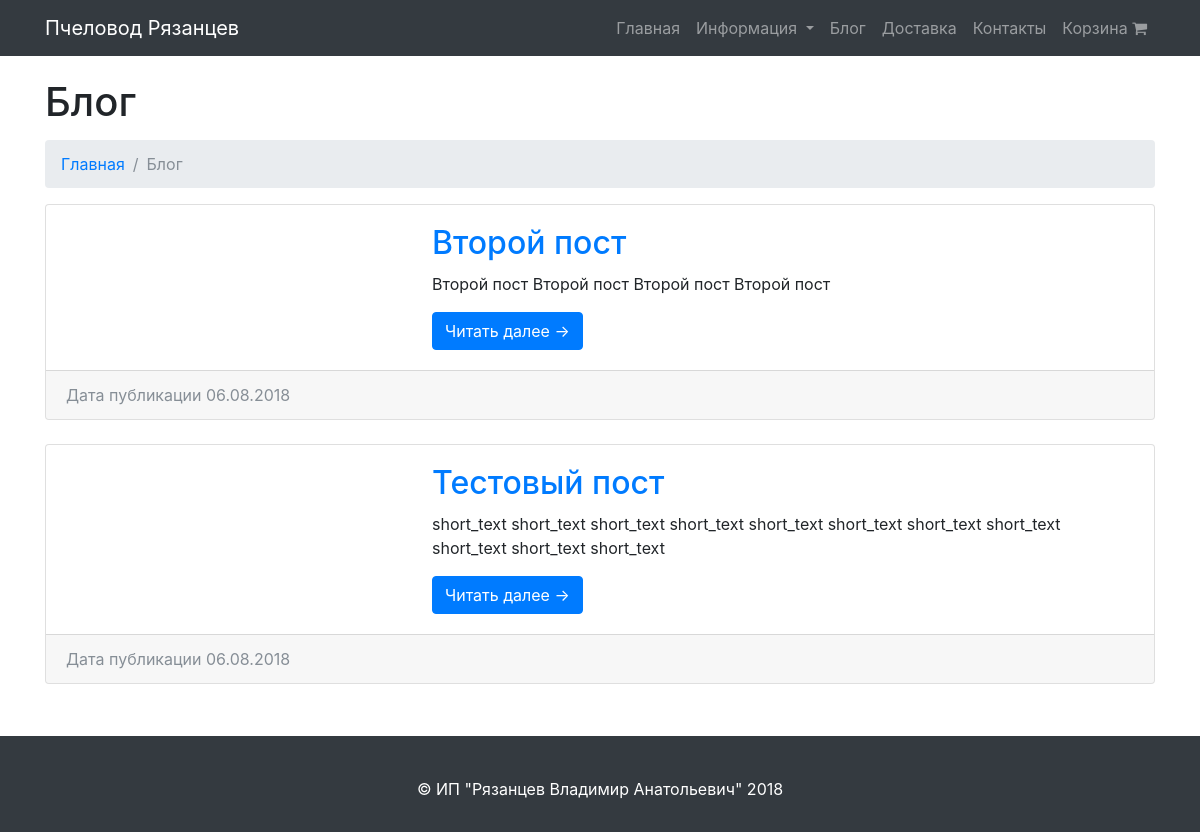
Screenshot of /blog/ with the database file from the repository.
### store/models.py (models this page shows, shortened)
class Post(models.Model):
    title = models.CharField(max_length=500, default="Title")
    title_image = models.ImageField(upload_to="title_images")
    date = models.DateTimeField(default=timezone.now)
    update_date = models.DateTimeField(default=timezone.now)
    short_text = models.TextField()
    content = RichTextUploadingField('contents')

### store/views.py (the view)
# urls.py: 3. Add a URL to urlpatterns:  url(r'^blog/', include(blog_urls))
def blog(request):
    cart_item_list = get_cart_item_list(request)
    posts = Post.objects.all().order_by('-date')
    return render(
        request,
        "store/blog.html",
        {
            "cart_size": len(cart_item_list),
            "posts": posts
        }
    )

### store/views.py (called while the page is built)
def get_cart_item_list(request):
    if not request.session.session_key:
        request.session.save()
    cart = Cart.objects.get_or_create(session_key=request.session.session_key)[0]
    return CartItem.objects.filter(cart=cart)

### templates/store/blog.html (shortened to what this page needs)
{% extends "base.html" %}
{% block content %}
    <div class="container">
        <h1 class="mt-4 mb-3">Блог</h1>
        <ol class="breadcrumb">
            <li class="breadcrumb-item">
                <a href="{% url "index" %}">Главная</a>
            </li>
            <li class="breadcrumb-item active">Блог</li>
        </ol>
        {% for post in posts %}
            <div class="card mb-4">
                <div class="card-body">
                    <div class="row">
                        <div class="col-lg-4">
                        </div>
                        <div class="col-lg-8">
                            <h2 class="card-title"> <a href="{% url "post" id=post.id %}">{{ post.title }}</a></h2>
                            <p class="card-text">{{ post.short_text }}</p>
                            <a href="{% url "post" id=post.id %}" class="btn btn-primary">Читать далее &rarr;</a>
                        </div>
                    </div>
                </div>
                <div class="card-footer text-muted">
                    Дата публикации {{ post.date|date:"d.m.Y" }}
                </div>
            </div>
        {% endfor %}
    </div>
    <br>
{% endblock %}

### static/css/modern-business.css (style rules this page uses)
body { padding-top: 54px; }
@media (min-width: 992px) { body { padding-top: 56px; } }

### static/css/style.css (style rules this page uses)
html { position: relative; min-height: 100%; }
body { margin-bottom: 100px; }

### rows the page displays
Post: title "Второй пост", short_text "Второй пост Второй пост Второй пост Второй пост", date "06.08.2018"
Post: title "Тестовый пост", short_text "short_text short_text short_text short_text short_text short_text short_text short_text short_text short_text short_text", date "06.08.2018"
